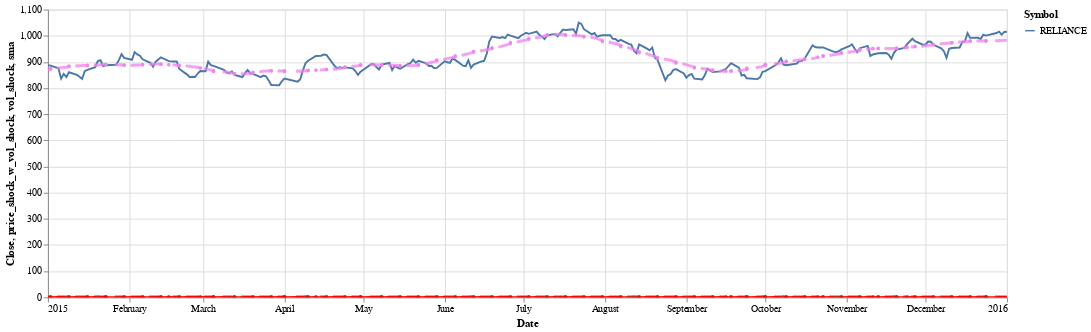

The notebook cell this image was saved under:
### Code cell
plot_jio=alt.Chart(data).mark_line().encode(
    x='Date',
    y='Close',
    color='Symbol'
).interactive()
sma1 = alt.Chart(data).mark_point(
    color='violet',
    size=3
).transform_window(
    sma='mean(Close)',
    frame=[-25, 25]
).encode(
    x='Date',
    y='sma:Q'
)
vol_s=alt.Chart(data).mark_line(color='red').encode(
    x='Date',
    y='vol_shock'
).interactive()
points = alt.Chart(data).mark_point(color='green',size=5).encode(
    x='Date',
    y='price_shock_w_vol_shock',

).interactive()

(plot_jio + points+vol_s+sma1).properties(width=1000,height=300)

### Figure 1 — Vega-Lite specification as saved in the notebook (floating-point values rounded to 4 significant figures; data arrays with more than 128 entries replaced by an {"elided": "..."} marker saying what was removed)
{"config": {"view": {"continuousWidth": 400, "continuousHeight": 300}}, "layer": [{"mark": "line", "encoding": {"color": {"type": "nominal", "field": "Symbol"}, "x": {"type": "temporal", "field": "Date"}, "y": {"type": "quantitative", "field": "Close"}}, "selection": {"selector045": {"type": "interval", "bind": "scales", "encodings": ["x", "y"]}}}, {"mark": {"type": "point", "color": "green", "size": 5}, "encoding": {"x": {"type": "temporal", "field": "Date"}, "y": {"type": "quantitative", "field": "price_shock_w_vol_shock"}}, "selection": {"selector047": {"type": "interval", "bind": "scales", "encodings": ["x", "y"]}}}, {"mark": {"type": "line", "color": "red"}, "encoding": {"x": {"type": "temporal", "field": "Date"}, "y": {"type": "quantitative", "field": "vol_shock"}}, "selection": {"selector046": {"type": "interval", "bind": "scales", "encodings": ["x", "y"]}}}, {"mark": {"type": "point", "color": "violet", "size": 3}, "encoding": {"x": {"type": "temporal", "field": "Date"}, "y": {"type": "quantitative", "field": "sma"}}, "transform": [{"window": [{"op": "mean", "field": "Close", "as": "sma"}], "frame": [-25, 25]}]}], "data": {"name": "data-849dd916c6a25884d6b286a0eeb63c83"}, "height": 300, "width": 1000, "$schema": "https://vega.github.io/schema/vega-lite/v4.8.1.json", "datasets": {"data-849dd916c6a25884d6b286a0eeb63c83": {"elided": "366 records"}}}
